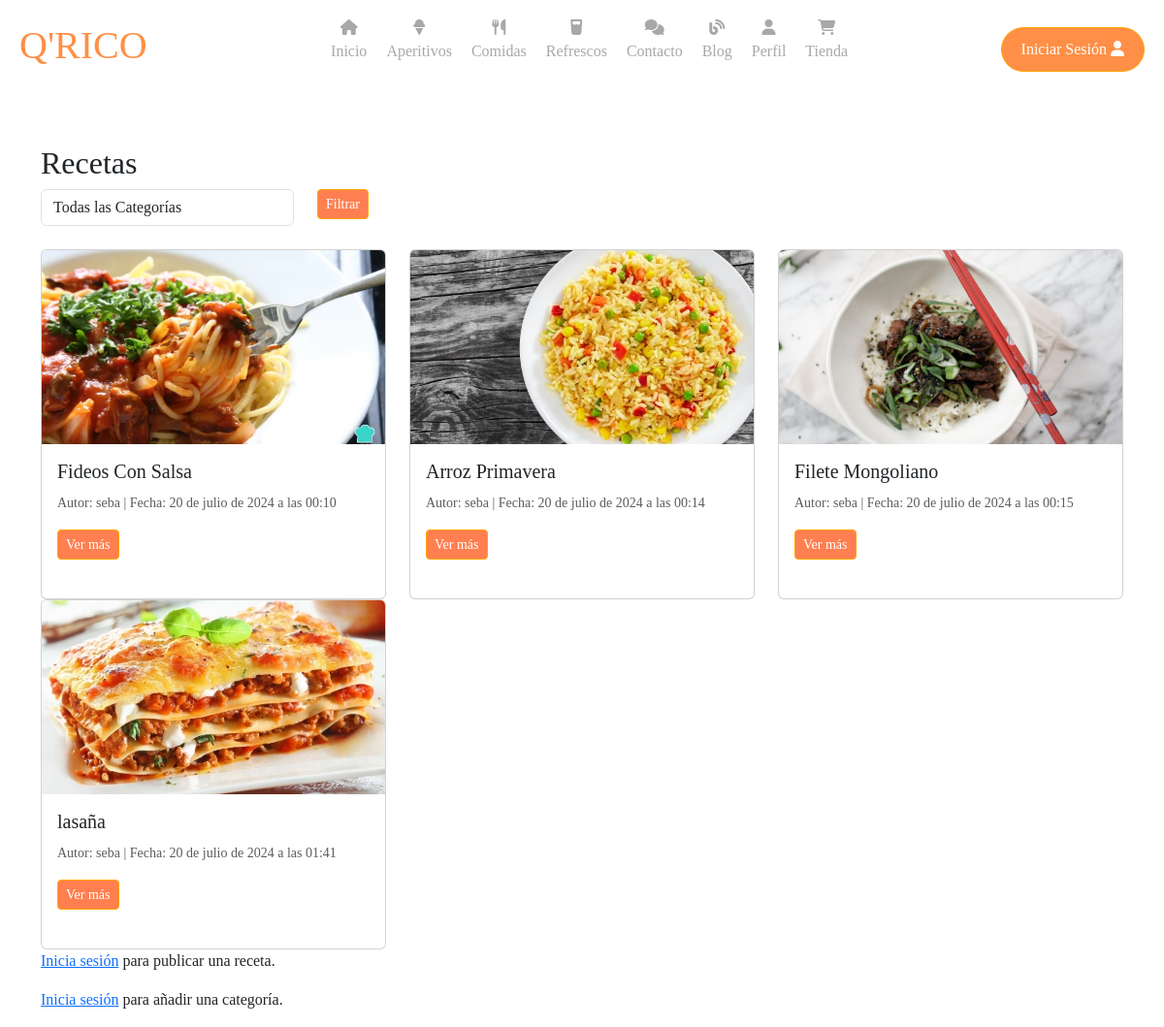
Screenshot of /blog/ with the database file from the repository.
### cuentas/models.py (models this page shows, shortened)
class Receta(models.Model):
    titulo = models.CharField(max_length=100, default='Título de la receta')  # Título de la receta
    ingredientes = models.TextField(default='Ingredientes no especificados')  # Ingredientes de la receta
    preparacion = models.TextField(default='Preparación no especificada')  # Método de preparación
    imagen = models.ImageField(upload_to='recetas/', default='path/to/default/image.jpg')  # Imagen de la receta
    autor = models.ForeignKey(User, on_delete=models.CASCADE)  # Autor de la receta
    fecha_creacion = models.DateTimeField(auto_now_add=True)  # Fecha de creación de la receta
    valoracion = models.FloatField(default=0.0)  # Valoración promedio de la receta
    total_valoraciones = models.IntegerField(default=0)  # Número total de valoraciones
    categoria = models.ForeignKey(Categoria, on_delete=models.SET_NULL, null=True, blank=True)  # Categoría de la receta

### cuentas/views.py (the view)
# urls.py: path('blog/', views.blog, name='blog'),
def blog(request):
    categoria_id = request.GET.get('categoria')
    if categoria_id:
        recetas = Receta.objects.filter(categoria_id=categoria_id)
    else:
        recetas = Receta.objects.all()
    categorias = Categoria.objects.all()
    comentario_form = ComentarioForm()
    context = {
        'recetas': recetas,
        'categorias': categorias,
        'comentario_form': comentario_form
    }
    return render(request, 'cuentas/blog.html', context)

### cuentas/forms.py
class ComentarioForm(forms.ModelForm):
    class Meta:
        model = Comentario
        fields = ['texto']

### cuentas/templates/cuentas/blog.html (shortened to what this page needs)
<!DOCTYPE html>
<html lang="es">
<head>
    {% load static %}
    <link rel="stylesheet" href="https://cdnjs.cloudflare.com/ajax/libs/font-awesome/6.2.0/css/all.min.css" />
    <link rel="stylesheet" href="https://unpkg.com/flickity@2/dist/flickity.min.css">
    <link rel="stylesheet" href="https://cdn.jsdelivr.net/npm/bootstrap@5.3.3/dist/css/bootstrap.min.css">
    <link rel="stylesheet" href="{% static 'cuentas/css/blog.css' %}">
</head>
<body>
<section id="inicio">
    <header>
        <div class="contenido-header">
            <div class="logo">
                <h1>Q'RICO</h1>
            </div>
            <nav id="nav">
                <ul>
                    <li><a href="{% url 'index' %}"><i class="fa-solid fa-house"></i><span>Inicio</span></a></li>
                    <li><a href="{% url 'aperitivos' %}"><i class="fa-solid fa-ice-cream"></i><span>Aperitivos</span></a></li>
                    <li><a href="{% url 'comida' %}"><i class="fa-solid fa-utensils"></i><span>Comidas</span></a></li>
                    <li><a href="{% url 'batidos' %}"><i class="fa-solid fa-glass-water"></i><span>Refrescos</span></a></li>
                    <li><a href="{% url 'contacto' %}"><i class="fa-solid fa-comments"></i><span>Contacto</span></a></li>
                    <li><a href="{% url 'blog' %}"><i class="fa-solid fa-blog"></i><span>Blog</span></a></li>
                    <li><a href="{% url 'perfil' %}"><i class="fa-solid fa-user"></i><span>Perfil</span></a></li>
                    <li><a href="{% url 'tienda' %}"><i class="fa-solid fa-cart-shopping"></i><span>Tienda</span></a></li>
                </ul>
            </nav>
            <div class="social">
                {% if user.is_authenticated %}
                    <a href="{% url 'logout' %}" class="btn btn-orange">Cerrar Sesión <i class="fa-solid fa-user"></i></a>
                {% else %}
                    <a href="{% url 'login' %}" class="btn btn-orange">Iniciar Sesión <i class="fa-solid fa-user"></i></a>
                {% endif %}
            </div>
        </div>
    </header>
    <main class="container mt-5">
        <h2>Recetas</h2>
        <form method="get" action="{% url 'blog' %}" class="mb-4">
            <div class="row">
                <div class="col-md-3">
                    <select name="categoria" class="form-control">
                        <option value="">Todas las Categorías</option>
                    </select>
                </div>
                <div class="col-md-3">
                    <button type="submit" class="btn btn-outline-primary btn-orange btn-sm">Filtrar</button>
                </div>
            </div>
        </form>
        <div class="row">
            {% for receta in recetas %}
                <div class="col-md-4">
                    <div class="card h-100 mb-4">
                        <img src="{{ receta.imagen.url }}" class="card-img-top" alt="{{ receta.titulo }}">
                        <div class="card-body">
                            <h5 class="card-title">{{ receta.titulo }}</h5>
                            <p class="card-text"><small class="text-muted">Autor: {{ receta.autor.username }} | Fecha: {{ receta.fecha_creacion }}</small></p>
                            <button class="btn btn-outline-primary btn-orange btn-sm" type="button" data-bs-toggle="collapse" data-bs-target="#collapse{{ receta.id }}" aria-expanded="false" aria-controls="collapse{{ receta.id }}">
                                Ver más
                            </button>
                        </div>
                    </div>
                </div>
            {% endfor %}
        </div>
        {% if user.is_authenticated %}
            {% if perms.cuentas.add_receta %}
                <h2 class="mt-5">Añadir nueva receta</h2>
                <form method="post" enctype="multipart/form-data" action="{% url 'publicar_receta' %}">
                    {% csrf_token %}
                    {{ form.as_p }}
                    <button type="submit" name="crear_receta" class="btn btn-orange">Añadir receta</button>
                </form>
            {% else %}
                <p>No tienes permiso para añadir recetas.</p>
            {% endif %}
        {% else %}
            <p><a href="{% url 'login' %}">Inicia sesión</a> para publicar una receta.</p>
        {% endif %}
        {% if user.is_authenticated %}
            {% if perms.cuentas.add_categoria %}
                <h2 class="mt-5">Añadir Categoria</h2>
                <form method="post" enctype="multipart/form-data" action="{% url 'crear_categoria' %}">
                    {% csrf_token %}
                    {{ form.as_p }}
                    <button type="submit" name="crear_categoria" class="btn btn-orange">Añadir Categoria</button>
                </form>
            {% else %}
                <p>No tienes permiso para añadir categorías.</p>
            {% endif %}
        {% else %}
            <p><a href="{% url 'login' %}">Inicia sesión</a> para añadir una categoría.</p>
        {% endif %}
    </main>
</body>
</html>

### cuentas/static/cuentas/css/blog.css (style rules this page uses)
* { margin: 0; padding: 0; font-family: 'Quicksand'; }
html { scroll-behavior: smooth; }
header .contenido-header { max-width: 1200px; margin: auto; display: flex; justify-content: space-between; align-items: center; padding: 20px; }
header .contenido-header nav { display: flex; justify-content: center; }
header .contenido-header nav ul { display: flex; list-style: none; }
header .contenido-header .logo { color: #ff8f46; font-size: 22px; }
header .contenido-header nav ul li { text-align: center; margin: 0 10px; }
header .contenido-header nav ul li i { display: block; color: #a8a8a8; margin-bottom: 5px; }
header .contenido-header nav ul li a { display: block; text-decoration: none; color: #a8a8a8; font-size: 16px; }
header .contenido-header .social a { display: inline-block; background-color: #ff8f46; text-decoration: none; color: #fff; padding: 10px 20px; border-radius: 30px; }
.card-img-top { height: 200px; object-fit: cover; }
.btn-orange { background-color: orange; border-color: orange; color: rgb(255, 115, 0); }
.btn-orange { background-color: #FF7F50; color: white; }

### rows the page displays
Receta: imagen (picture), titulo "Fideos Con Salsa", autor.username "seba", fecha_creacion "20 de julio de 2024 a las 00:10"
Receta: imagen (picture), titulo "Arroz Primavera", autor.username "seba", fecha_creacion "20 de julio de 2024 a las 00:14"
Receta: imagen (picture), titulo "Filete Mongoliano", autor.username "seba", fecha_creacion "20 de julio de 2024 a las 00:15"
Receta: imagen (picture), titulo "lasaña", autor.username "seba", fecha_creacion "20 de julio de 2024 a las 01:41"
